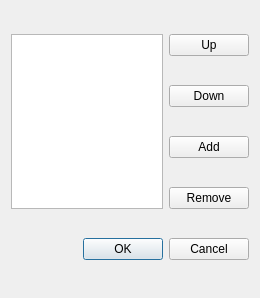
<?xml version="1.0" encoding="UTF-8"?>
<ui version="4.0">
 <class>ObjectListWidget</class>
 <widget class="QWidget" name="ObjectListWidget">
  <property name="geometry">
   <rect>
    <x>0</x>
    <y>0</y>
    <width>260</width>
    <height>298</height>
   </rect>
  </property>
  <property name="windowTitle">
   <string>Form</string>
  </property>
  <layout class="QGridLayout" name="gridLayout">
   <item row="0" column="0" rowspan="4">
    <widget class="QListWidget" name="m_listWidget"/>
   </item>
   <item row="0" column="1">
    <widget class="QPushButton" name="pushButton">
     <property name="text">
      <string>Up</string>
     </property>
    </widget>
   </item>
   <item row="1" column="1">
    <widget class="QPushButton" name="pushButton_2">
     <property name="text">
      <string>Down</string>
     </property>
    </widget>
   </item>
   <item row="2" column="1">
    <widget class="QPushButton" name="m_addPushButton">
     <property name="text">
      <string>Add</string>
     </property>
    </widget>
   </item>
   <item row="3" column="1">
    <widget class="QPushButton" name="pushButton_4">
     <property name="text">
      <string>Remove</string>
     </property>
    </widget>
   </item>
   <item row="4" column="0" colspan="2">
    <widget class="QDialogButtonBox" name="buttonBox">
     <property name="standardButtons">
      <set>QDialogButtonBox::Cancel|QDialogButtonBox::Ok</set>
     </property>
    </widget>
   </item>
  </layout>
 </widget>
 <resources/>
 <connections/>
</ui>
